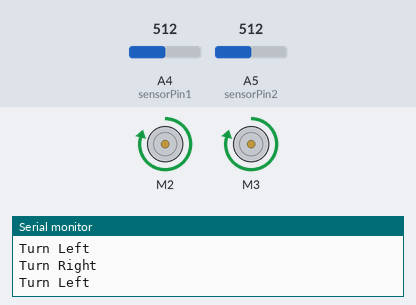
A sketch run on a simulated Arduino Uno, built with avr-gcc and run on an emulated ATmega328P. Shown: 2 × DC motor (green arrow = forward, orange = backward, longer = faster), the last lines printed to the serial monitor. The inputs (shaded band) are chosen by the test bench; at power-on: A4 (sensorPin1) = 512, A5 (sensorPin2) = 512.

Above: at 1.2 s.
1.3 s: A4 (sensorPin1) set to 53
4.3 s: A4 (sensorPin1) set to 47
At 5.5 s:
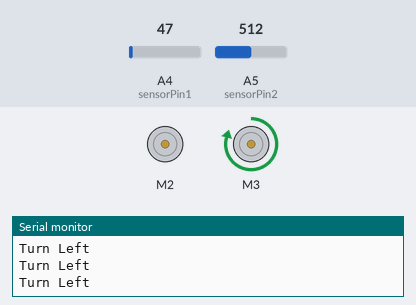
5.8 s: A5 (sensorPin2) set to 56
7.3 s: A5 (sensorPin2) set to 46
At 8.1 s:
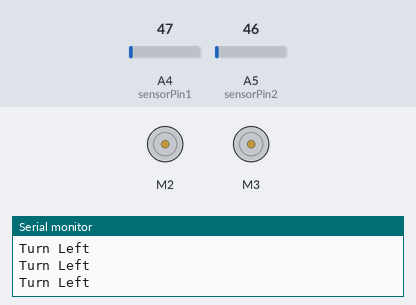
8.8 s: A4 (sensorPin1) set to 122
At 10.0 s:
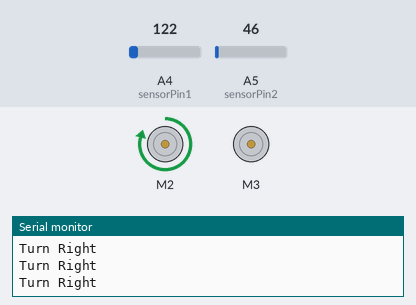
10.3 s: A4 (sensorPin1) set to 40
At 11.5 s:
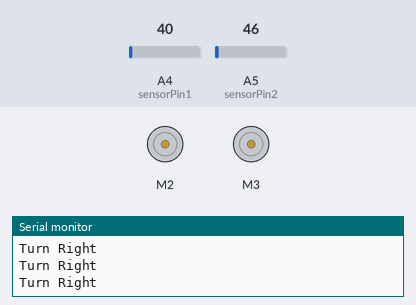
Timing chart, 0 to 12.8 s (numbered marks = the images above; inputs shaded):
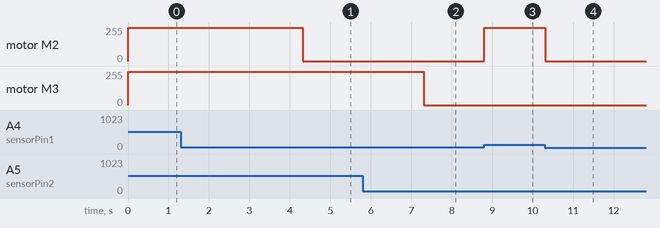

The sketch:

linefollowing_robot.ino
```cpp
#include<AFMotor.h>

AF_DCMotor motor1(2,MOTOR12_1KHZ); //Motors
AF_DCMotor motor2(3, MOTOR12_1KHZ);

int sensorPin1 = A4; //LDR
int sensorPin2 = A5;


void setup()

 {

  Serial.begin(9600);   // Start Serial & set pin to output
  Serial.println("Motor test!");
  motor1.setSpeed(250);
  motor2.setSpeed (250);

  }

void loop()

{
  int sensorValue1 = analogRead(sensorPin1);// Read the sensor pin
  int sensorValue2 = analogRead(sensorPin2);


  //if light intensity it High
  if (sensorValue1 > 50)
  {
  Serial.println("Turn Right");
  motor1.run(FORWARD);
  }
  else
  {
    motor1.run(RELEASE);
  }

  if (sensorValue2 > 50)
  {
  Serial.println("Turn Left");
  motor2.run(FORWARD);
  }
  else
  {
    motor2.run(RELEASE);
  }
}
```

Measured:
- the behaviour switches between 51 and 50 on A4 (sensorPin1) (found by bisection; images 0 and 1)
- the behaviour switches between 51 and 50 on A5 (sensorPin2) (found by bisection; images 1 and 2)
- after the input at 4.3 s, motor M2: forward 250/255 → stopped at once
- after the input at 7.3 s, motor M3: forward 250/255 → stopped at once
- after the input at 8.8 s, motor M2: stopped → forward 250/255 at once
- after the input at 10.3 s, motor M2: forward 250/255 → stopped at once
